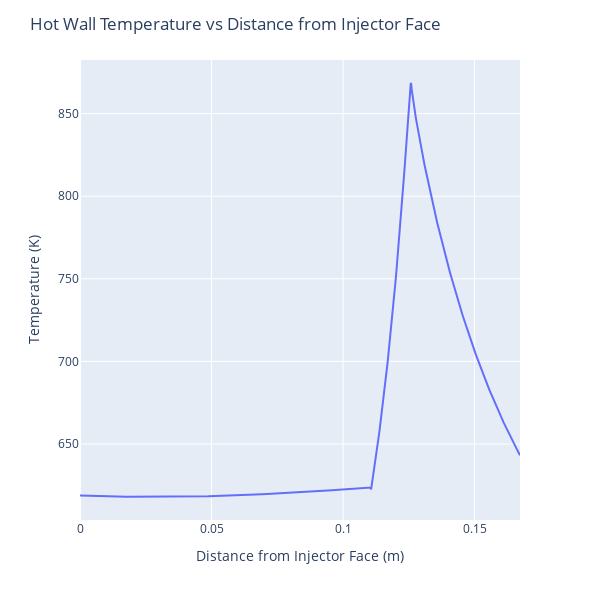

Notebook source saved alongside this figure:
### Code cell
#Test Runs

#Bartz_Iterator(T_c = T_c, T_p = 330, Ma = 0, A = A, h_p = 17435.70437, k_w = 160, t_w = 0.007)

#Engine_Contour(L = 0.197256, x_c = 0.106230, x_t = 0.132530, x_e = 0.197256, D_c = 0.085725, D_t = 0.028956, D_e = 0.061760, n = 1000)

Regen(D_ch = 0.0027, L_ch = 0.167256, t_w = 0.0007, n = 1000, n_ch = 10, m_dot_p = 1.06,P_p = 1.24e6, T_p0 = 330)

### Figure 1 — Plotly figure (JSON) as saved in the notebook; plotly's stock layout.template omitted (floating-point values rounded to 4 significant figures; data arrays with more than 128 entries replaced by an {"elided": "..."} marker saying what was removed)
{"data": [{"hovertemplate": "x=%{x}<br>T=%{y}<extra></extra>", "legendgroup": "", "line": {"color": "#636efa", "dash": "solid"}, "marker": {"symbol": "circle"}, "mode": "lines", "name": "", "orientation": "v", "showlegend": false, "type": "scatter", "x": {"elided": "1000 float values"}, "xaxis": "x", "y": {"elided": "1000 float values"}, "yaxis": "y"}], "layout": {"height": 600, "legend": {"tracegroupgap": 0}, "margin": {"t": 60}, "title": {"text": "Hot Wall Temperature vs Distance from Injector Face"}, "width": 600, "xaxis": {"anchor": "y", "domain": [0, 1], "title": {"text": "Distance from Injector Face (m)"}}, "yaxis": {"anchor": "x", "domain": [0, 1], "title": {"text": "Temperature (K)"}}}}
